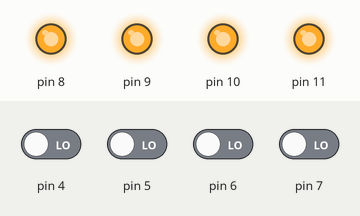
Bench run of a program on a simulated Arduino Nano, built with avr-gcc and run on an emulated ATmega328P. On the bench: output pins drawn as LEDs (lit = HIGH). The inputs (shaded band) are chosen by the test bench; at power-on: pin 4–7 LOW.

Above: at 0.8 s.
0.9 s: pin 4 driven HIGH
At 2.0 s:
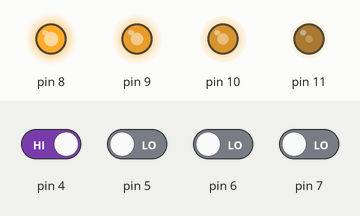
2.4 s: pin 5 driven HIGH
At 3.6 s:
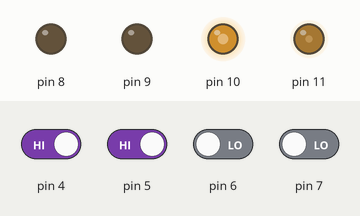
3.9 s: pin 6 driven HIGH
At 4.3 s:
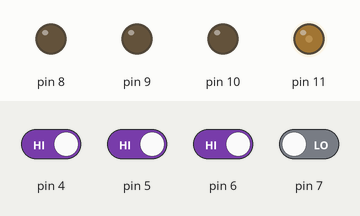
5.4 s: pin 4 driven LOW
At 6.2 s:
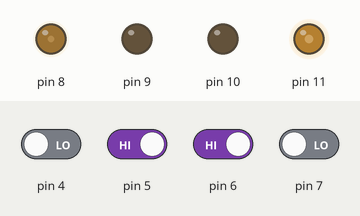
Timing chart, 0 to 7.9 s (numbered marks = the images above; inputs shaded):
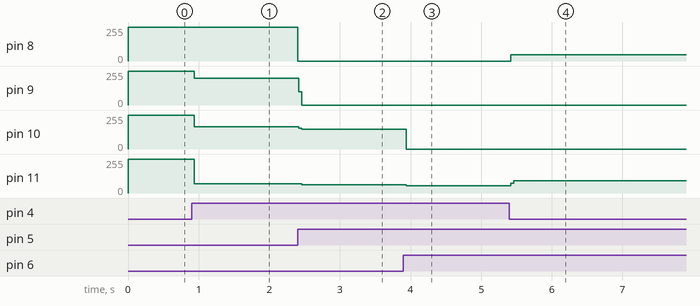

Measured:
- after the input at 0.9 s, pin 9: 255/255 → 202/255 at once; pin 10: 255/255 → 167/255 at once; pin 11: 255/255 → 70/255 at once
- after the input at 2.4 s, pin 8: 255/255 → 0/255 at once; pin 9: 202/255 → 0/255 at once; pin 10: 167/255 → 147/255 at once; pin 11: 70/255 → 62/255 after 0.06 s
- after the input at 3.9 s, pin 10: 147/255 → 0/255 at once; pin 11: 62/255 → 55/255 at once
- after the input at 5.4 s, pin 8: 0/255 → 46/255 at once; pin 11: 55/255 → 93/255 at once

The program:

main.cpp
```cpp
#include <Arduino.h>

#define bot1 ((PIND >> 4) & 0x01)
#define bot2 ((PIND >> 5) & 0x01)
#define bot3 ((PIND >> 6) & 0x01)
#define bot4 ((PIND >> 7) & 0x01)

#define prender(PORT, PIN) (PORT |= 1 << PIN)
#define apagar(PORT, PIN) (PORT &= 1 << PIN)

int main(void)
{
    DDRD &= ~(1 << PD4);
    DDRD &= ~(1 << PD5);
    DDRD &= ~(1 << PD6);
    DDRD &= ~(1 << PD7);

    DDRB |= (1 << PB0);
    DDRB |= (1 << PB1);
    DDRB |= (1 << PB2);
    DDRB |= (1 << PB3);

    while (1)
    {
        if (bot1 != 1)
        {
            prender(PORTB, 0);
        }
        else
        {
            apagar(PORTB, 0);
        }
        if (bot2 != 1)
        {

            prender(PORTB, 1);
        }
        else
        {
            apagar(PORTB, 1);
        }
        if (bot3 != 1)
        {
            prender(PORTB, 2);
        }
        else{
            apagar(PORTB, 2);
        }
        if (bot4 != 1)
        {
            prender(PORTB, 3);
        }
        else{
            apagar(PORTB, 3);
        }

    }
}
```
